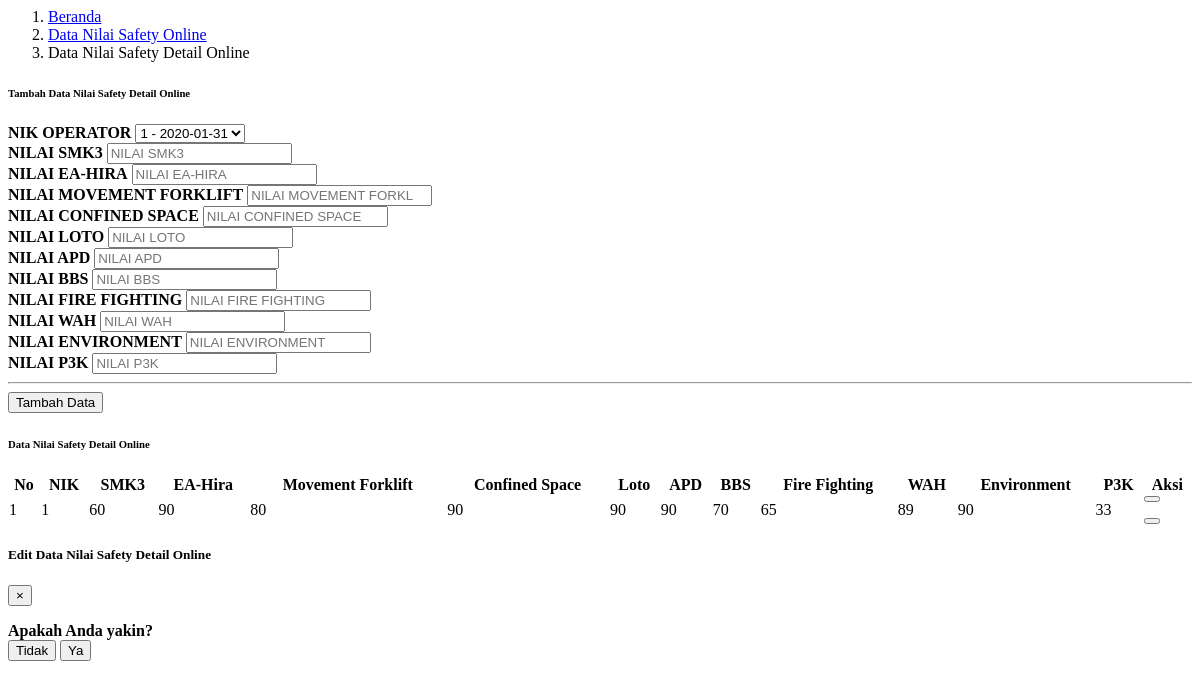
The app's page /module/admin/dataScoreDetail/dataScoreSafetyDetail.php, older data.
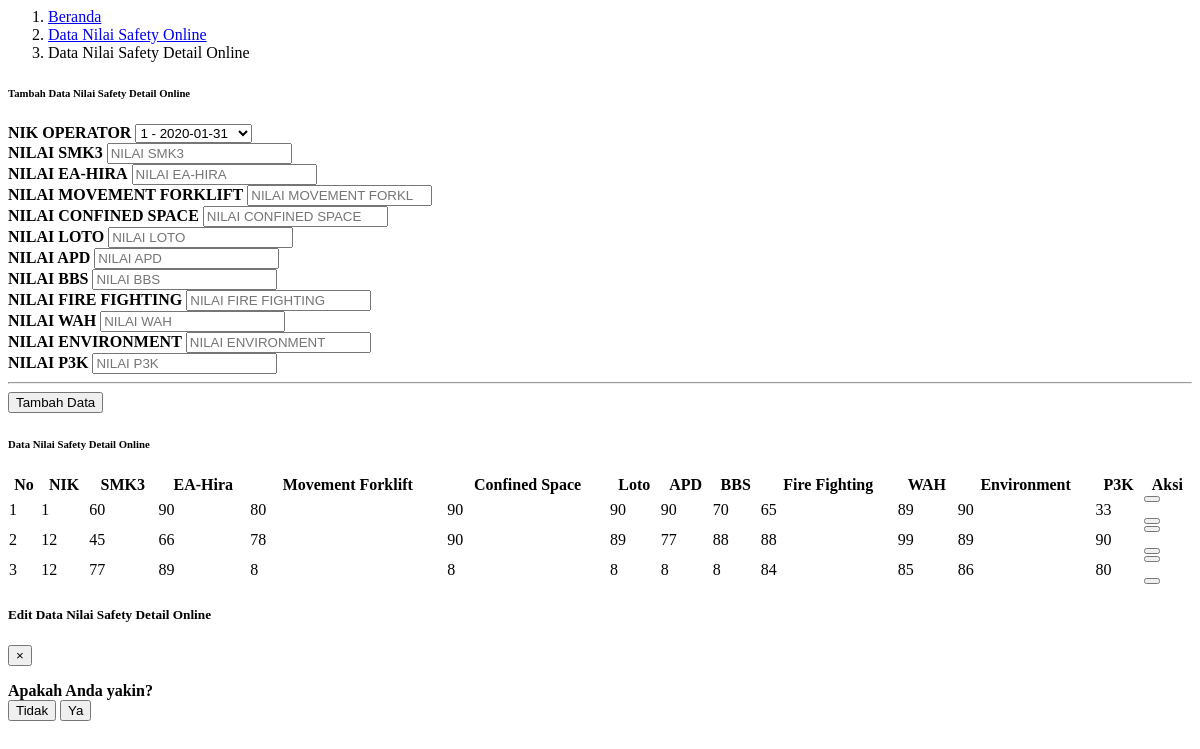
The same page, newer data.
### tables this page shows
CREATE TABLE `tabel_score_safety_detail` (
  `id_score_safety_detail` int(11) NOT NULL,
  `id_score_safety` int(11) NOT NULL,
  `smk3` int(11) NOT NULL,
  `ea_hira` int(11) NOT NULL,
  `movement_forklift` int(11) NOT NULL,
  `confined_space` int(11) NOT NULL,
  `loto` int(11) NOT NULL,
  `apd` int(11) NOT NULL,
  `bbs` int(11) NOT NULL,
  `fire_fighting` int(11) NOT NULL,
  `wah` int(11) NOT NULL,
  `environment` int(11) NOT NULL,
  `p3k` int(11) NOT NULL
);

CREATE TABLE `tabel_operator` (
  `id_operator` int(30) NOT NULL,
  `id_user` int(11) NOT NULL,
  `id_jabatan` int(11) NOT NULL,
  `nama` varchar(50) NOT NULL,
  `nik` int(20) NOT NULL,
  `foto` text NOT NULL,
  `jenis_kelamin` enum('Laki-Laki','Perempuan') NOT NULL,
  `waktu_tambah` datetime NOT NULL,
  `waktu_edit` datetime NOT NULL
);

### module/admin/dataScoreDetail/dataScoreSafetyDetail.php (the view, shortened to what the changed rows need)
<?php
  include "../process/proses_adminDataScoreSafetyDetail.php";
?>
<body>
    <div class="container-fluid" id="dataScore">
        <div class="card shadow mb-4">
            <div class="card-body">
                <div class="table-responsive">
                    <table class="table table-bordered" id="dataTable" width="100%" cellspacing="0">
                        <thead>
                            <tr class="text-center">
                                <th>No</th>
                                <th>NIK</th>
                                <th>SMK3</th>
                                <th>EA-Hira</th>
                                <th>Movement Forklift</th>
                                <th>Confined Space</th>
                                <th>Loto</th>
                                <th>APD</th>
                                <th>BBS</th>
                                <th>Fire Fighting</th>
                                <th>WAH</th>
                                <th>Environment</th>
                                <th>P3K</th>
                                <th>Aksi</th>
                            </tr>
                        </thead>
                        <tbody>
                            <?php
                                $queryTampilData = "SELECT tssd.*, tss.*, tp.id_operator, tp.nik
                                FROM tabel_score_safety_detail tssd, tabel_score_safety tss, tabel_operator tp
                                WHERE tss.id_operator = tp.id_operator
                                AND tssd.id_score_safety = tss.id_score_safety;
                                    ";
                                $resultTampilData = mysqli_query($con, $queryTampilData);
                                $index = 1;
                                if(mysqli_num_rows($resultTampilData) > 0){
                                    while($rowTampilData = mysqli_fetch_assoc($resultTampilData)){
                                        ?>
                                            <tr class="text-center" id-score-safety-detail="<?php echo $rowTampilData["id_score_safety_detail"] ?>">
                                                <td ><?php echo $index; ?></td>
                                                <td class="kategoriMateri"><?php echo $rowTampilData["nik"]; ?></td>
                                                <td class="judulMateri"><?php echo $rowTampilData["smk3"]; ?></td>
                                                <td class="fileMateri"><?php echo $rowTampilData["ea_hira"]; ?></td>
                                                <td class="fileMateri"><?php echo $rowTampilData["movement_forklift"]; ?></td>
                                                <td class="fileMateri"><?php echo $rowTampilData["confined_space"]; ?></td>
                                                <td class="fileMateri"><?php echo $rowTampilData["loto"]; ?></td>
                                                <td class="fileMateri"><?php echo $rowTampilData["apd"]; ?></td>
                                                <td class="fileMateri"><?php echo $rowTampilData["bbs"]; ?></td>
                                                <td class="fileMateri"><?php echo $rowTampilData["fire_fighting"]; ?></td>
                                                <td class="fileMateri"><?php echo $rowTampilData["wah"]; ?></td>
                                                <td class="fileMateri"><?php echo $rowTampilData["environment"]; ?></td>
                                                <td class="fileMateri"><?php echo $rowTampilData["p3k"]; ?></td>
                                                <td>
                                                    <button type="button" class="btn btn-primary edit-dataScoreSafetyDetail-admin mb-2 mb-sm-0" data-toggle="modal" data-target="#editDataScoreSafetyDetailModal" id_scoreSafetyDetailEdit="<?php echo $rowTampilData["id_score_safety_detail"];?>">
                                                    </button>
                                                    <button type="button" class="btn btn-danger hapus-dataScoreSafetyDetail-admin" data-toggle="modal" data-target="#hapusDataScoreSafetyDetailModal" id_score_safety_detail="<?php echo $rowTampilData["id_score_safety_detail"];?>">
                                                    </button>
                                                </td>
                                            </tr>
                                        <?php
                                        $index++;
                                    }
                                    ?>
                                    <?php
                                }
                                else{
                                    ?>
                                    <?php
                                }
                            ?>
                        </tbody>
                    </table>
                </div>
            </div>
        </div>
    </div>
</body>

Row changes from the older to the newer data that the page shows:
added tabel_score_safety_detail: tabel_operator.nik "12", smk3 "45", ea_hira "66", movement_forklift "78", confined_space "90", loto "89", apd "77", bbs "88", fire_fighting "88", wah "99", environment "89", p3k "90"
added tabel_score_safety_detail: tabel_operator.nik "12", smk3 "77", ea_hira "89", movement_forklift "8", confined_space "8", loto "8", apd "8", bbs "8", fire_fighting "84", wah "85", environment "86", p3k "80"
